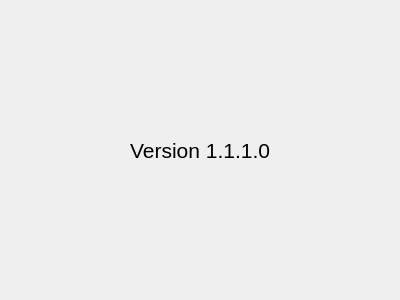
<?xml version="1.0" encoding="UTF-8"?>
<ui version="4.0">
 <class>WelcomeForm</class>
 <widget class="QWidget" name="WelcomeForm">
  <property name="geometry">
   <rect>
    <x>0</x>
    <y>0</y>
    <width>400</width>
    <height>300</height>
   </rect>
  </property>
  <property name="windowTitle">
   <string>Form</string>
  </property>
  <layout class="QVBoxLayout" name="verticalLayout">
   <item>
    <widget class="QLabel" name="label">
     <property name="font">
      <font>
       <pointsize>16</pointsize>
      </font>
     </property>
     <property name="text">
      <string>Version 1.1.1.0</string>
     </property>
     <property name="alignment">
      <set>Qt::AlignCenter</set>
     </property>
    </widget>
   </item>
  </layout>
 </widget>
 <resources/>
 <connections/>
</ui>
